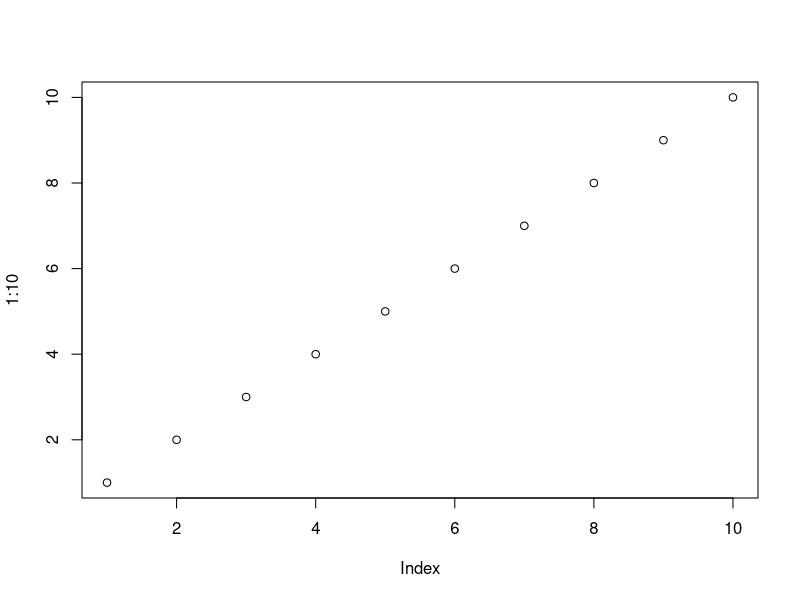
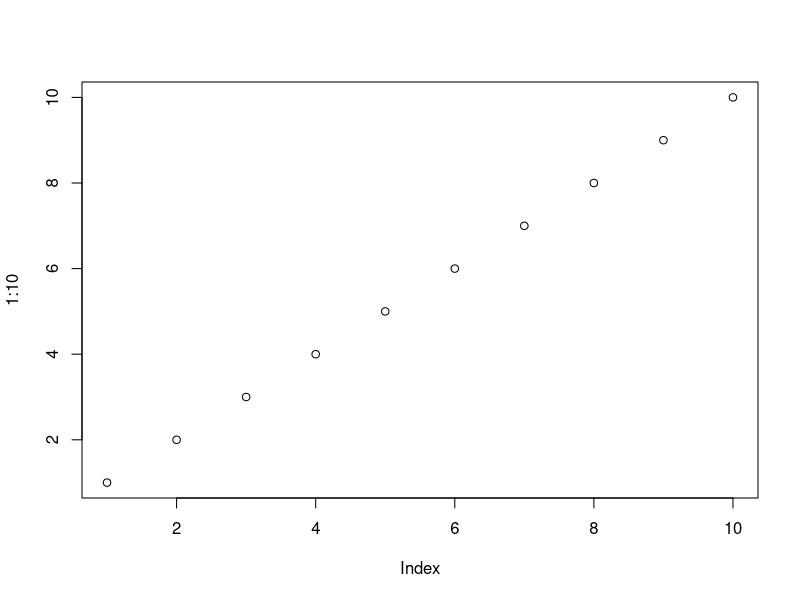
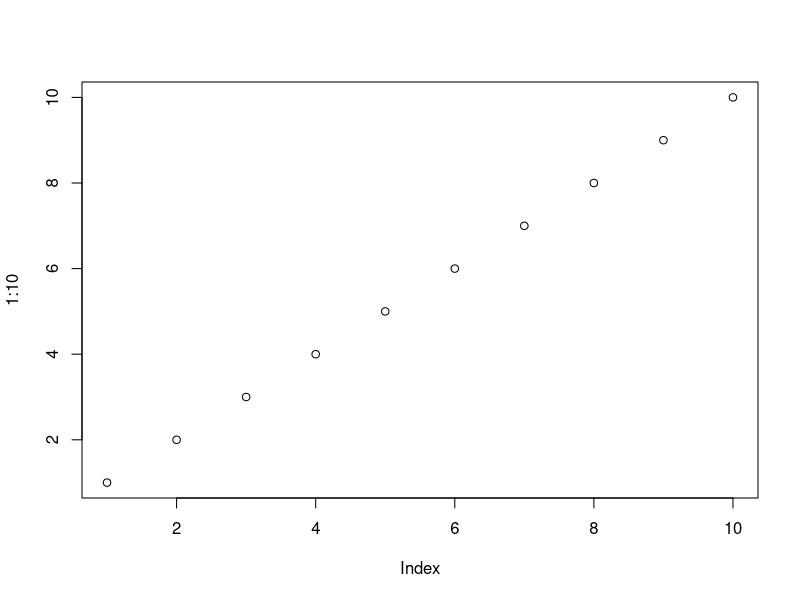
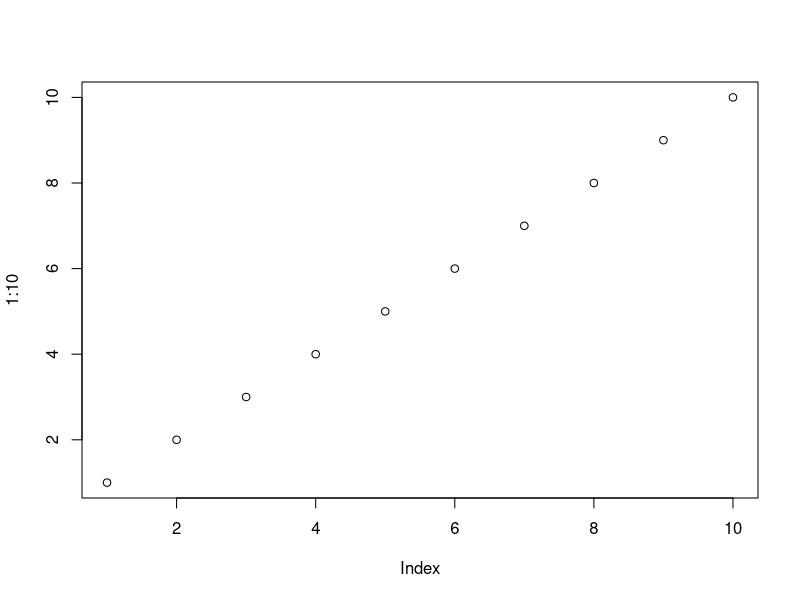
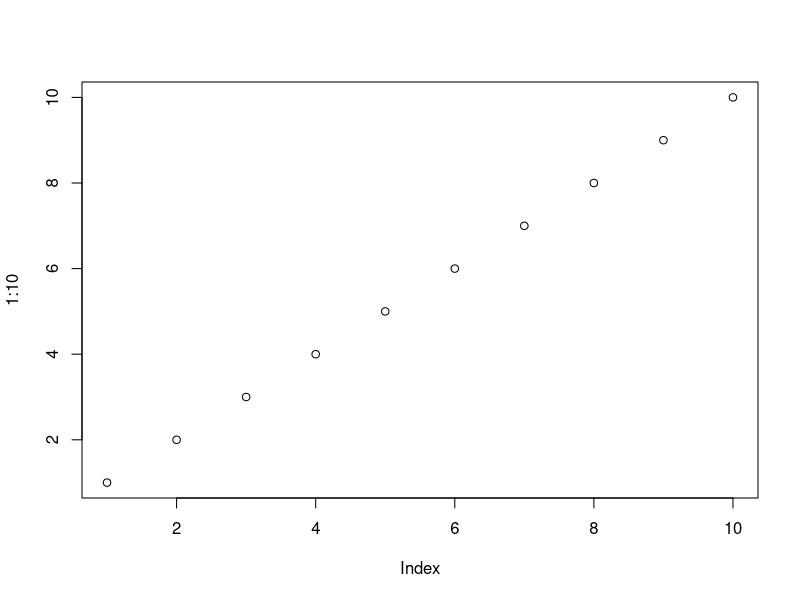
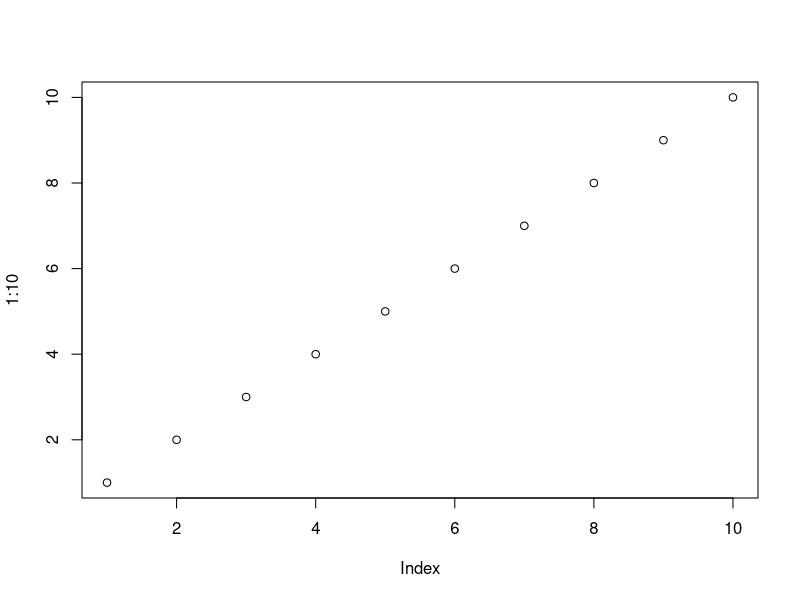
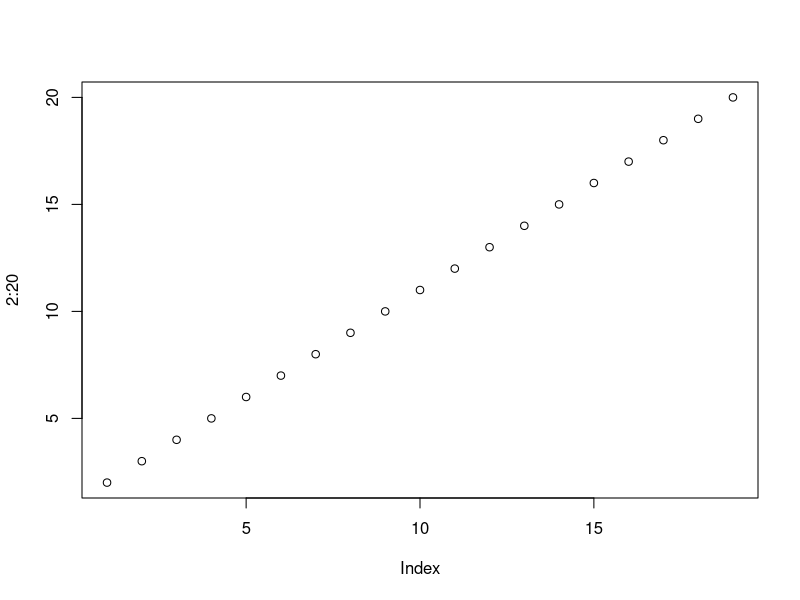
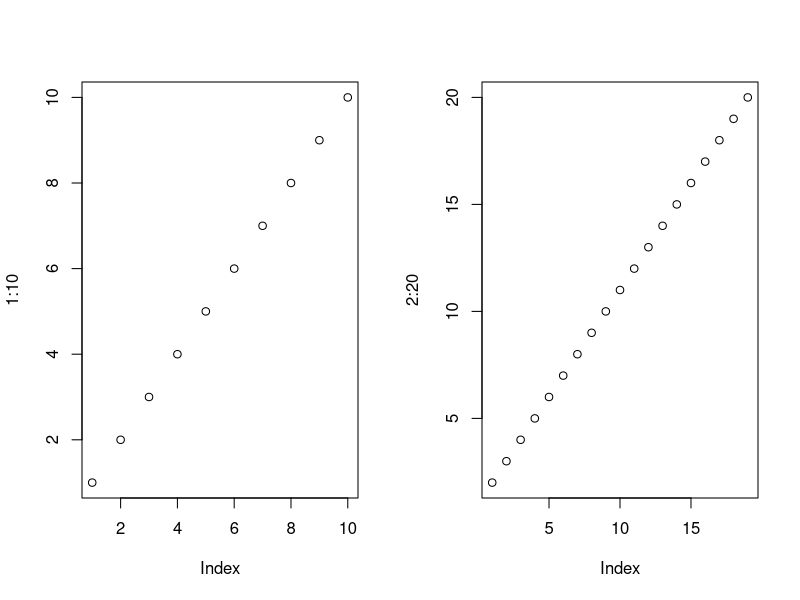

Reproduce these figures in R, in order.
## ---- chunk 1
# Open the file that will contain your plot (the name is up to you)
pdf(file="myplot.pdf")

# execute the plot
plot(1:10)

# Close and save the file that will contain the plot
dev.off()
## ---- chunk 2
# TIFF
tiff(file="myfile.tiff")

	plot(1:10)

dev.off()

# JPEG
jpeg(file="myfile.jpeg")

	plot(1:10)

dev.off()

# etc.

## ---- chunk 3
# Default: 7 inches (both width and height) for svg, pdf, ps.
svg(file="myfile.svg", width=8, height=12)

	plot(1:10)

dev.off()

# Default: 480 pixels (both width and height) for jpeg, tiff, png, bmp.
png(file="myfile.png", width=500, height=600)

	plot(1:10)

dev.off()
## ---- chunk 4
pdf(file="myfile_pages.pdf")

	plot(1:10)
	plot(2:20)

dev.off()
## ---- chunk 5
jpeg(file="myfile_multi.jpeg")

# organize the plot in 1 row and 2 columns:
	# nr: number of rows
	# nc: number of columns
par(mfrow=c(nr=1, nc=2))

	plot(1:10)
	plot(2:20)

dev.off()
## ---- chunk 6
jpeg(file="myfile_multi4.jpeg")

# organize the plot in 2 rows and 2 columns
par(mfrow=c(nr=2, nc=2))

# top-left
plot(1:10)
# top-right
barplot(table(rep(c("A","B"), c(2,3))))
# bottom-left
pie(table(rep(c("A","B"), c(2,3))))
# bottom-right
hist(rnorm(2000))

dev.off()
## ---- chunk 7
# Save 1 plot of your choice in a **jpeg** file.
jpeg("myboxplot.jpeg")
boxplot(chickwts$weight ~ chickwts$feed, las=2)
dev.off()

# Save 3 plots of your choice in a **pdf** file (one plot per page).
pdf("my3plots.pdf")
boxplot(chickwts$weight ~ chickwts$feed, las=2)
barplot(table(chickwts$feed))
plot(x=Loblolly$age, y=Loblolly$height,
     main="Age and weight of Loblolly pine trees",
     pch=17,
     col="red",
     cex=0.4)
dev.off()

# Organize the same 3 plots in 1 row / 3 columns. Save the image in a **png** file. 
png("my3plots.png", width=1000, height=350)
par(mfrow=c(1, 3))
boxplot(chickwts$weight ~ chickwts$feed, las=2)
barplot(table(chickwts$feed))
plot(x=Loblolly$age, y=Loblolly$height,
     main="Age and weight of Loblolly pine trees",
     pch=17,
     col="red",
     cex=0.4)
dev.off()
